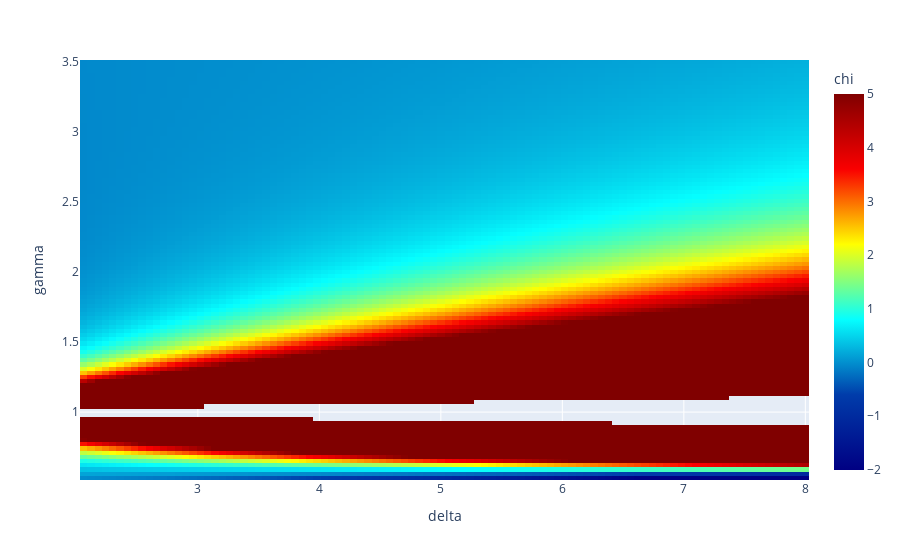

Notebook cell for this chart:
### Code cell
from empirical.model import *

import plotly.graph_objects as go
import plotly.express as px
from plotly.subplots import make_subplots

%matplotlib nbagg

steps = 100

gamma_range = [0.5,3.5]
gamma_range = [gamma_range[0]+np.diff(gamma_range)[0]/steps,gamma_range[1]]

delta_range = [2.,8.]
delta_range = [delta_range[0]+np.diff(delta_range)[0]/steps,delta_range[1]]

nu_range = [0,100]
nu_max = 60.

delta_x, gamma_y = np.meshgrid(np.linspace(*delta_range,steps), np.linspace(*gamma_range,steps), indexing='xy')
chi = get_chi(gamma_y,delta_x,nu_max)

fig = px.imshow(chi,origin='lower',aspect='auto',zmin=-2,zmax=5,
                color_continuous_scale='jet',
               x=np.linspace(*delta_range,steps),
               y=np.linspace(*gamma_range,steps),
               labels={'x':'delta','y':'gamma','color':'chi'})
##for i in range(3):

#fig = go.FigureWidget()
#f = fig.add_scatter(x=df['delta'], y=df['gamma'],mode='markers',marker={'size':8, 'symbol':'diamond'})
#scatter = go.Scatter(x=df['delta'], y=df['gamma'],
#                         #error_x=dict(
#                         #   type='data', # value of error bar given in data coordinates
#                         #   array=df['delta_std'],
#                         #   thickness=0.5,
#                         #   visible=True),
#                         #error_y=dict(
#                         #   type='data', # value of error bar given in data coordinates
#                         #   array=df['gamma_std'],
#                         #   thickness=0.5,
#                         #   visible=True),
#                         mode='markers',
#                         #marker={'size':8, 'symbol':'diamond'}
#              )

#scatter = f.data[0]
#print(scatter)
#colors = ['#a3a7e4'] * 100
#scatter.marker.color = colors
#scatter.marker.size = [15] * 100

#px.scatter(df, x='delta', y='gamma')

# create our callback function
def update_point(trace, points, selector):
    display('hey')
    print('ho')
    print(trace)
    print(points)
    print(selector)
    c = list(scatter.marker.color)
    s = list(scatter.marker.size)
    for i in points.point_inds:
        c[i] = '#bae2be'
        s[i] = 20
        with f.batch_update():
            scatter.marker.color = c
            scatter.marker.size = s


fig.data[0].on_click(update_point)
#f.show()
#data=[scatter]
#layout = go.Layout(title='Activity Heatmap')

#figure = go.Figure(data=data, layout=layout)

#f2 = go.FigureWidget(figure)
#f2.on_click(update_point)
#f2.show()

#fig.add_trace(f)
#fig = 
#fig.layout.hovermode = 'closest'
#fig.add_trace(f)
#fig.show()
display(fig)

### Figure 1 — Plotly figure (JSON) as saved in the notebook; plotly's stock layout.template omitted (floating-point values rounded to 4 significant figures; data arrays with more than 128 entries replaced by an {"elided": "..."} marker saying what was removed)
{"data": [{"coloraxis": "coloraxis", "hovertemplate": "delta: %{x}<br>gamma: %{y}<br>chi: %{z}<extra></extra>", "name": "0", "type": "heatmap", "x": [2.06, 2.12, 2.18, 2.24, 2.3, 2.36, 2.42, 2.48, 2.54, 2.6, 2.66, 2.72, 2.78, 2.84, 2.9, 2.96, 3.02, 3.08, 3.14, 3.2, 3.26, 3.32, 3.38, 3.44, 3.5, 3.56, 3.62, 3.68, 3.74, 3.8, 3.86, 3.92, 3.98, 4.04, 4.1, 4.16, 4.22, 4.28, 4.34, 4.4, 4.46, 4.52, 4.58, 4.64, 4.7, 4.76, 4.82, 4.88, 4.94, 5, 5.06, 5.12, 5.18, 5.24, 5.3, 5.36, 5.42, 5.48, 5.54, 5.6, 5.66, 5.72, 5.78, 5.84, 5.9, 5.96, 6.02, 6.08, 6.14, 6.2, 6.26, 6.32, 6.38, 6.44, 6.5, 6.56, 6.62, 6.68, 6.74, 6.8, 6.86, 6.92, 6.98, 7.04, 7.1, 7.16, 7.22, 7.28, 7.34, 7.4, 7.46, 7.52, 7.58, 7.64, 7.7, 7.76, 7.82, 7.88, 7.94, 8], "xaxis": "x", "y": [0.53, 0.56, 0.59, 0.62, 0.65, 0.68, 0.71, 0.74, 0.77, 0.8, 0.83, 0.86, 0.89, 0.92, 0.95, 0.98, 1.01, 1.04, 1.07, 1.1, 1.13, 1.16, 1.19, 1.22, 1.25, 1.28, 1.31, 1.34, 1.37, 1.4, 1.43, 1.46, 1.49, 1.52, 1.55, 1.58, 1.61, 1.64, 1.67, 1.7, 1.73, 1.76, 1.79, 1.82, 1.85, 1.88, 1.91, 1.94, 1.97, 2, 2.03, 2.06, 2.09, 2.12, 2.15, 2.18, 2.21, 2.24, 2.27, 2.3, 2.33, 2.36, 2.39, 2.42, 2.45, 2.48, 2.51, 2.54, 2.57, 2.6, 2.63, 2.66, 2.69, 2.72, 2.75, 2.78, 2.81, 2.84, 2.87, 2.9, 2.93, 2.96, 2.99, 3.02, 3.05, 3.08, 3.11, 3.14, 3.17, 3.2, 3.23, 3.26, 3.29, 3.32, 3.35, 3.38, 3.41, 3.44, 3.47, 3.5], "yaxis": "y", "z": {"elided": "100x100 float values"}}], "layout": {"coloraxis": {"cmax": 5, "cmin": -2, "colorbar": {"title": {"text": "chi"}}, "colorscale": [[0, "rgb(0,0,131)"], [0.2, "rgb(0,60,170)"], [0.4, "rgb(5,255,255)"], [0.6, "rgb(255,255,0)"], [0.8, "rgb(250,0,0)"], [1, "rgb(128,0,0)"]]}, "margin": {"t": 60}, "xaxis": {"anchor": "y", "domain": [0, 1], "title": {"text": "delta"}}, "yaxis": {"anchor": "x", "autorange": true, "domain": [0, 1], "title": {"text": "gamma"}}}}
